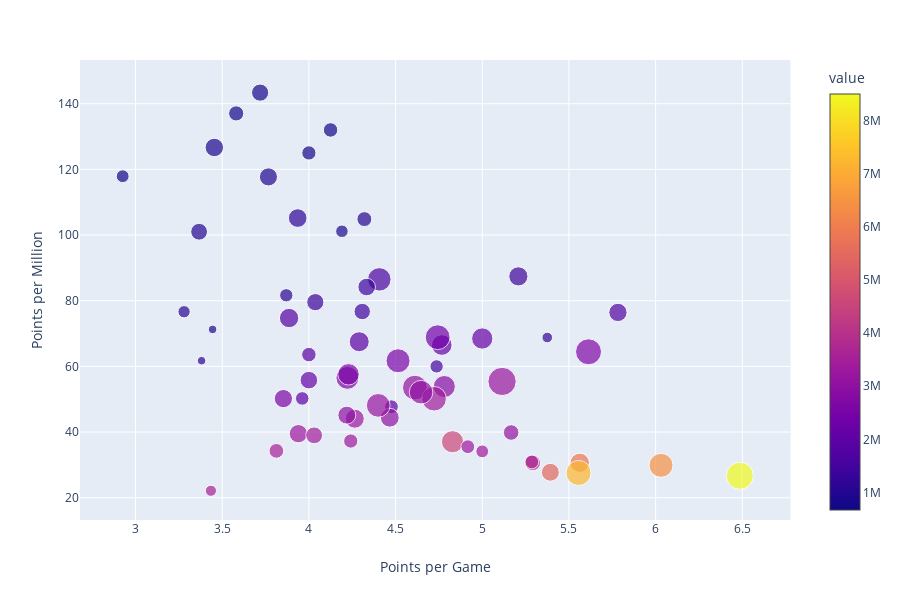

Source (notebook cell):
### Code cell
bubble_chart(players, "Defender")

### Figure 1 — Plotly figure (JSON) as saved in the notebook; plotly's stock layout.template omitted (floating-point values rounded to 4 significant figures)
{"data": [{"hoverlabel": {"namelength": 0}, "hovertemplate": "<b>%{hovertext}</b><br><br>points_per_game=%{x}<br>points_per_million=%{y}<br>pct_lineup=%{marker.size}<br>value=%{marker.color}", "hovertext": ["Araujo", "Aritz Elustondo", "Bartra", "Bernardo", "Bustinza", "Cabrera", "Calero", "Capa", "Carriço", "Carvajal", "Coke", "Cote", "Damián Suárez", "De Marcos", "Diego Llorente", "Djené", "Escudero", "Feddal", "Funes Mori", "Gabriel Paulista", "Garay", "Gayà", "Giménez", "Hermoso", "Hugo Mallo", "Iñigo Martínez", "Jason", "Jesús Navas", "Jonathan Silva", "Jordi Alba", "Junior Firpo", "Kiko Olivas", "Laguardia", "Lenglet", "Mandi", "Marcelo", "Mario Gaspar", "Maripán", "Martín Aguirregabiria", "Miramón", "Nacho Martínez", "Naldo", "Nelson Semedo", "Pedraza", "Piccini", "Piqué", "Rubén Duarte", "Rubén Peña", "Santiago Arias", "Savic", "Sergi Gómez", "Sergi Roberto", "Sergio Ramos", "Sidnei", "Siovas", "Varane", "Vezo", "Wass", "Ximo Navarro", "Yeray", "Yuri", "Zaldua"], "legendgroup": "", "marker": {"color": [1630000, 1390000, 3290000, 1950000, 1030000, 2840000, 3100000, 1070000, 1430000, 4150000, 1370000, 3230000, 2690000, 1000000, 1970000, 3290000, 1150000, 870000, 1970000, 3020000, 3110000, 4560000, 3590000, 5810000, 3200000, 3410000, 960000, 6460000, 2190000, 7260000, 3320000, 1820000, 3390000, 3370000, 2560000, 3570000, 810000, 1740000, 670000, 2150000, 2410000, 1250000, 2050000, 2610000, 1090000, 8500000, 900000, 2700000, 800000, 870000, 830000, 3300000, 5440000, 750000, 3030000, 3560000, 1500000, 2990000, 1160000, 2150000, 2570000, 1460000], "coloraxis": "coloraxis", "size": [8.4, 4.7, 5.1, 3.2, 3.4, 7.4, 9.3, 2.3, 5.6, 3.7, 4.5, 12.2, 8, 4.3, 2.9, 5.5, 1.1, 2.4, 6.1, 5.4, 3.7, 7.5, 2.9, 5.7, 8.6, 4.3, 5, 8.8, 6.9, 9.6, 2.9, 5.7, 9.2, 2.5, 8.8, 1.9, 3.5, 5.1, 2.5, 6.5, 9.4, 1.7, 2.8, 5.1, 2.7, 11.2, 5.2, 10.3, 3.1, 1.1, 4.5, 3.1, 4.9, 3.2, 8.5, 3.3, 2.7, 4.9, 5.3, 4.7, 7.0, 4.1], "sizemode": "area", "sizeref": 0.0305, "symbol": "circle"}, "mode": "markers", "name": "", "showlegend": false, "type": "scatter", "x": [4.406, 4.333, 3.939, 4, 4.32, 4.781, 4.611, 3.28, 5.208, 5.292, 4.037, 5.114, 4.222, 3.367, 4.476, 4.265, 3.381, 4.19, 4.29, 4.467, 5.167, 4.829, 5.286, 5.562, 4.4, 4.03, 3.767, 6.031, 5, 5.556, 4.917, 3.886, 4.722, 5, 4.514, 3.435, 3.581, 5.783, 2.926, 4.767, 4.743, 5.375, 3.962, 3.853, 3.87, 6.486, 3.455, 5.613, 4, 3.444, 3.719, 4.241, 5.393, 4.125, 4.647, 3.812, 4.737, 4.219, 3.935, 4, 4.229, 4.308], "xaxis": "x", "y": [86.5, 84.17, 39.51, 63.59, 104.9, 53.87, 53.55, 76.64, 87.41, 30.6, 79.56, 55.42, 56.51, 101, 47.72, 44.07, 61.74, 101.1, 67.51, 44.37, 39.87, 37.06, 30.92, 30.64, 48.12, 39.0, 117.7, 29.88, 68.49, 27.55, 35.54, 74.73, 50.15, 34.12, 61.72, 22.13, 137.0, 76.44, 117.9, 66.51, 68.88, 68.8, 50.24, 50.19, 81.65, 26.71, 126.7, 64.44, 125, 71.26, 143.4, 37.27, 27.76, 132, 52.15, 34.27, 60, 45.15, 105.2, 55.81, 57.59, 76.71], "yaxis": "y"}], "layout": {"coloraxis": {"colorbar": {"title": {"text": "value"}}, "colorscale": [[0, "#0d0887"], [0.1111, "#46039f"], [0.2222, "#7201a8"], [0.3333, "#9c179e"], [0.4444, "#bd3786"], [0.5556, "#d8576b"], [0.6667, "#ed7953"], [0.7778, "#fb9f3a"], [0.8889, "#fdca26"], [1, "#f0f921"]]}, "height": 600, "legend": {"itemsizing": "constant", "tracegroupgap": 0}, "margin": {"t": 60}, "xaxis": {"anchor": "y", "domain": [0, 0.98], "title": {"text": "Points per Game"}}, "yaxis": {"anchor": "x", "domain": [0, 1], "title": {"text": "Points per Million"}}}}
